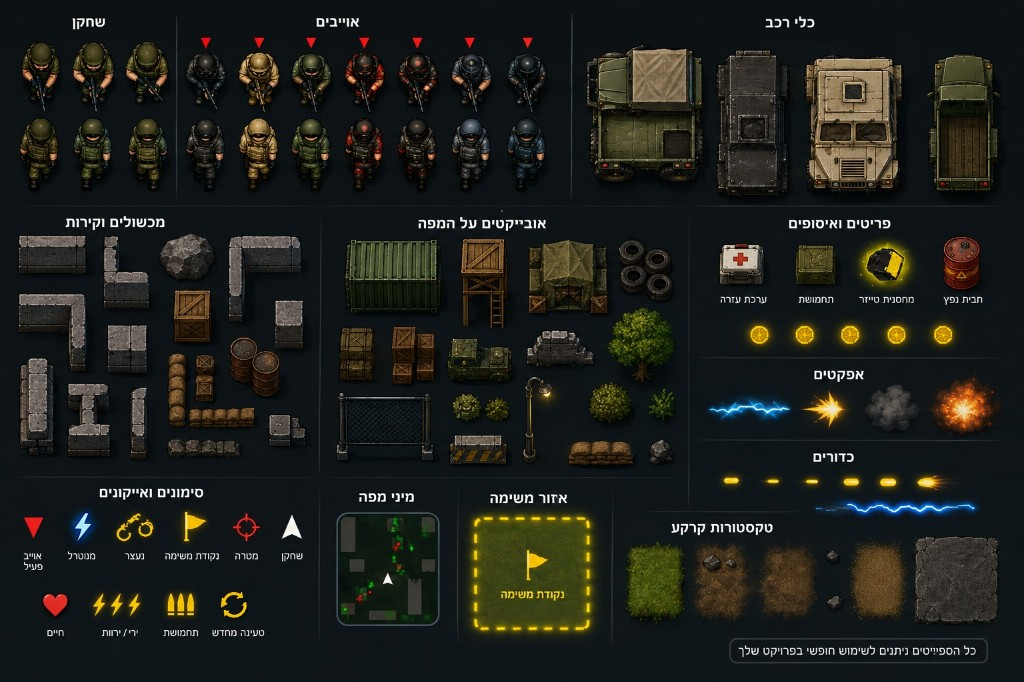
#> input picture assets/raw/sheet.png, 1024 x 682 px, found by its file name
$ python debug_grid.py
#> lines starting #> are read from the running program, lines starting #| are printed output that depends on the picture; long printed decimals are rounded
from PIL import Image, ImageDraw
import numpy as np

sheet = Image.open("assets/raw/sheet.png").convert("RGBA")
player = Image.open("assets/raw/player-sheet.png").convert("RGBA")
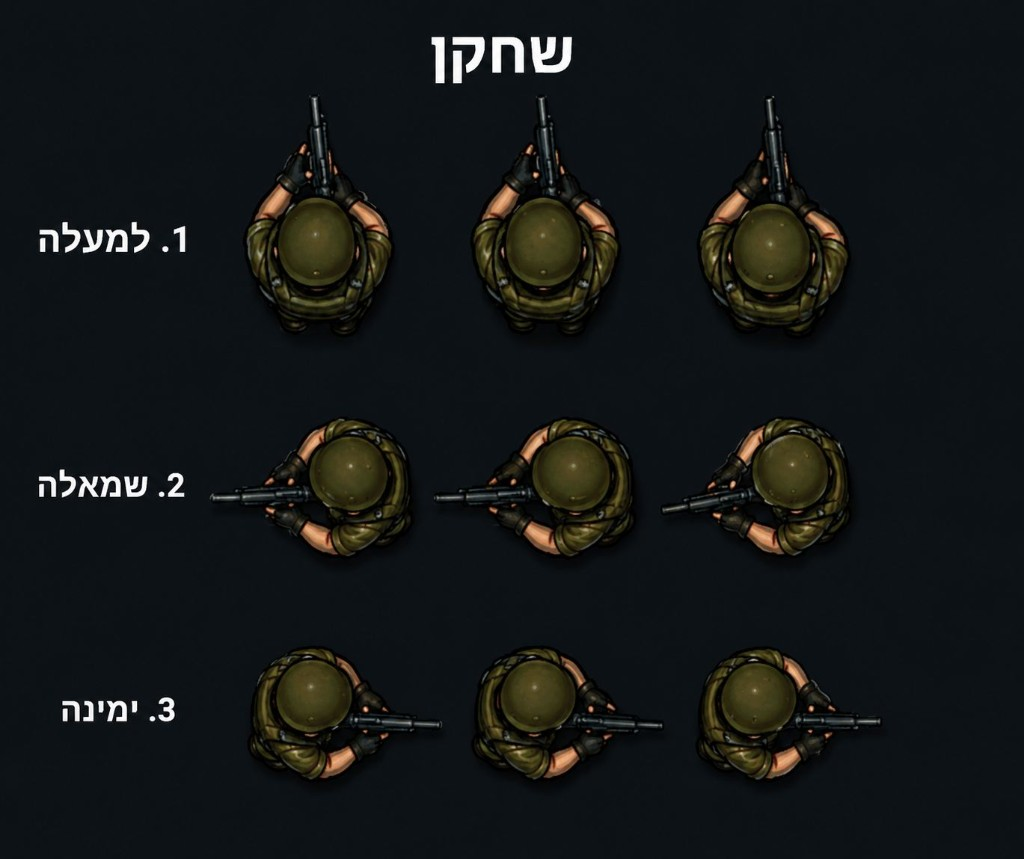
#> input picture assets/raw/player-sheet.png, 1024 x 859 px, found by its file name
print("sheet", sheet.size)
#| sheet (1024, 682)
print("player", player.size)
#| player (1024, 859)

arr = np.array(player)
print("player corner RGB", arr[10, 10, :3], "mid", arr[400, 500, :3])
#| player corner RGB [12 17 21] mid [13 18 22]
lum = arr[:, :, :3].max(axis=2)
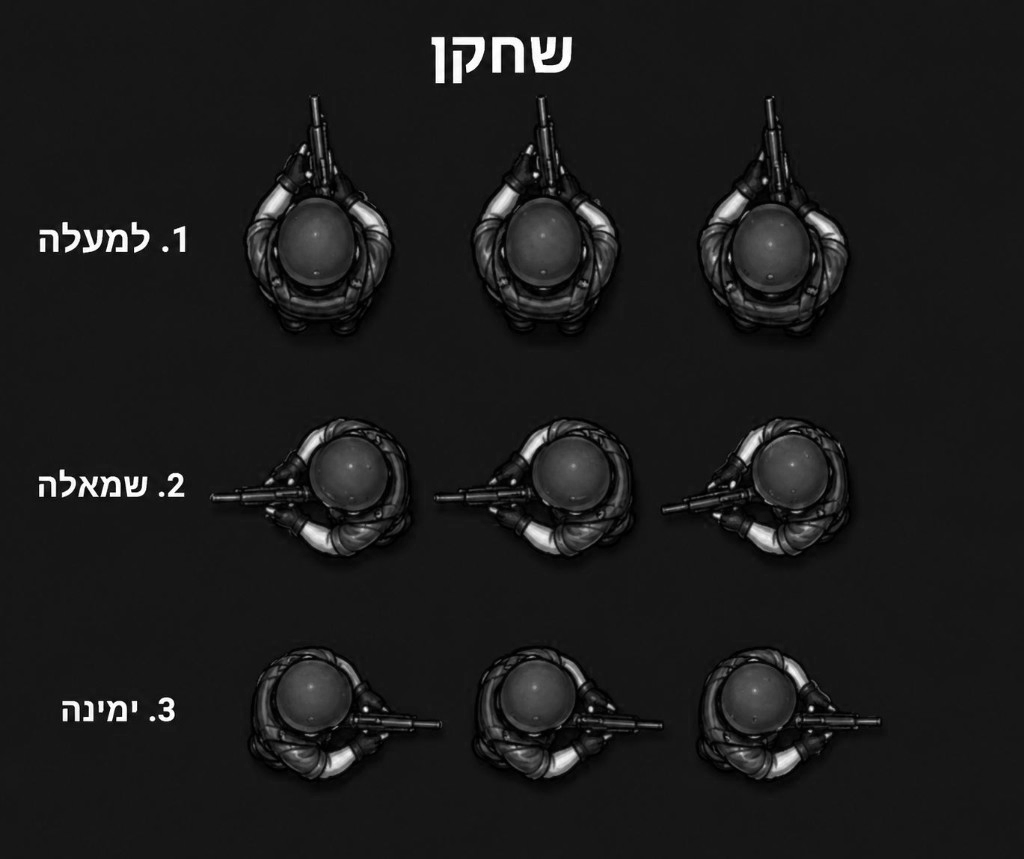
#> lum: shape (859, 1024); min 0, max 255, mean 27.4
print("player % dark<50", float((lum < 50).mean()))
#| player % dark<50 0.9221

g = sheet.copy()
d = ImageDraw.Draw(g)
for x in range(0, g.width, 64):
    d.line([(x, 0), (x, g.height)], fill=(255, 0, 0, 80))
    d.text((x + 2, 2), str(x), fill=(255, 255, 0, 255))
for y in range(0, g.height, 64):
    d.line([(0, y), (g.width, y)], fill=(0, 255, 0, 80))
    d.text((2, y + 2), str(y), fill=(0, 255, 255, 255))
g.save("assets/raw/sheet_grid.png")
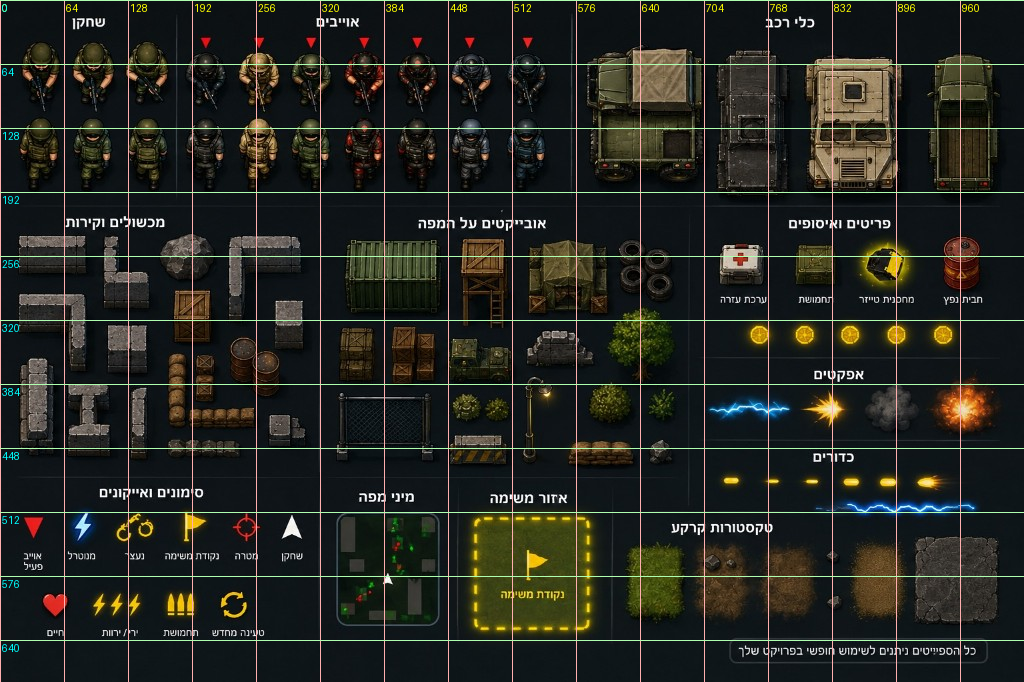
#> saved as sheet_grid.png: PIL image 1024x682 RGBA; mean R, G, B, A 34, 36, 27.3, 249.5; transparent parts drawn white

pg = player.copy()
d = ImageDraw.Draw(pg)
for x in range(0, pg.width, 64):
    d.line([(x, 0), (x, pg.height)], fill=(255, 0, 0, 80))
    d.text((x + 2, 2), str(x), fill=(255, 255, 0, 255))
for y in range(0, pg.height, 64):
    d.line([(0, y), (pg.width, y)], fill=(0, 255, 0, 80))
    d.text((2, y + 2), str(y), fill=(0, 255, 255, 255))
pg.save("assets/raw/player_grid.png")
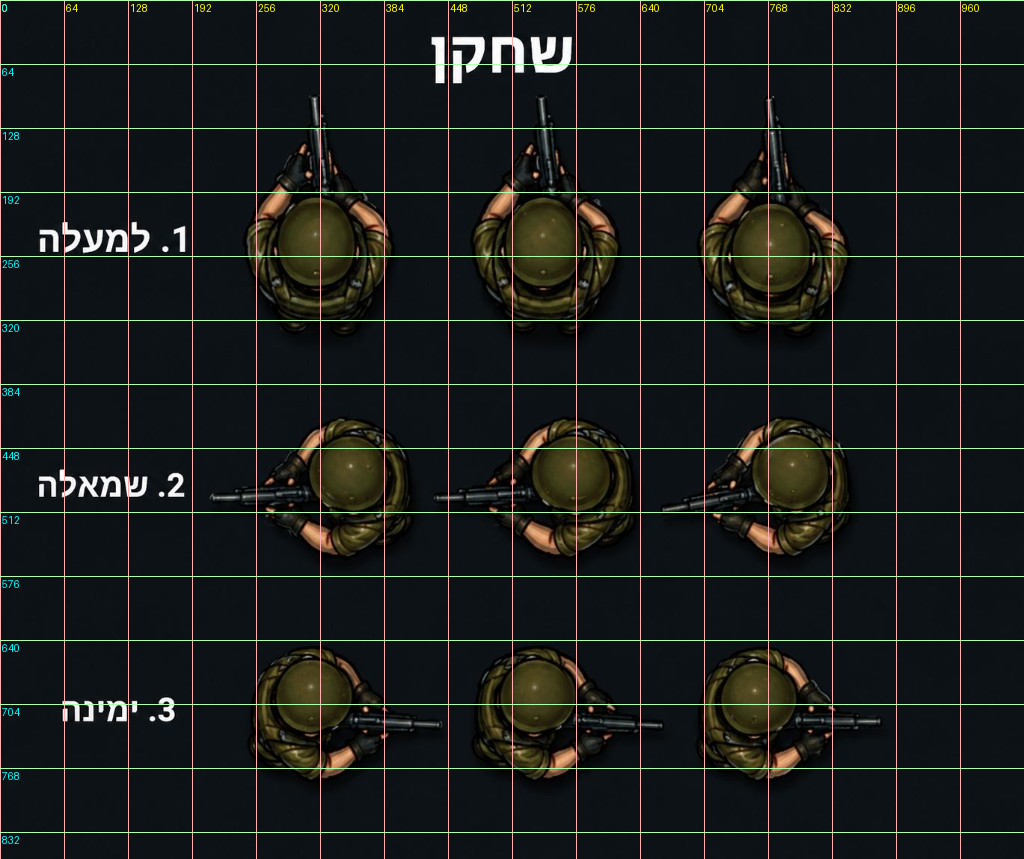
#> saved as player_grid.png: PIL image 1024x859 RGBA; mean R, G, B, A 23.5, 26.9, 22.7, 249.5; transparent parts drawn white
print("wrote grids")
